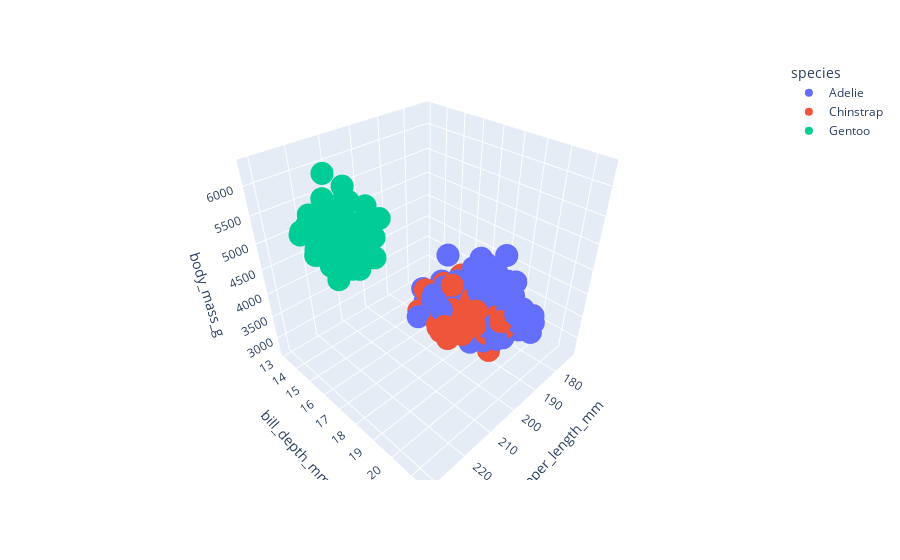

Source (notebook cell):
### Code cell
px.scatter_3d(
    data_frame=penguins,
    x = 'flipper_length_mm',
    y = 'bill_depth_mm',
    z = 'body_mass_g',
    color = 'species',
)
